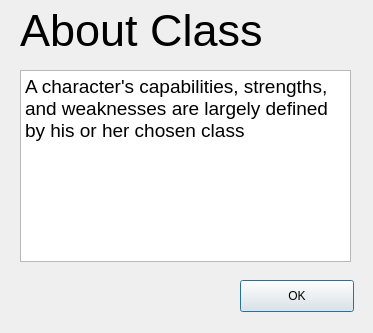
<?xml version="1.0" encoding="UTF-8"?>
<ui version="4.0">
 <class>ClassHelpDialog</class>
 <widget class="QDialog" name="ClassHelpDialog">
  <property name="geometry">
   <rect>
    <x>0</x>
    <y>0</y>
    <width>373</width>
    <height>333</height>
   </rect>
  </property>
  <property name="windowTitle">
   <string>Dialog</string>
  </property>
  <widget class="QPushButton" name="btnOk">
   <property name="geometry">
    <rect>
     <x>240</x>
     <y>280</y>
     <width>114</width>
     <height>32</height>
    </rect>
   </property>
   <property name="text">
    <string>OK</string>
   </property>
  </widget>
  <widget class="QLabel" name="lblTitle">
   <property name="geometry">
    <rect>
     <x>20</x>
     <y>10</y>
     <width>261</width>
     <height>41</height>
    </rect>
   </property>
   <property name="font">
    <font>
     <family>Arial</family>
     <pointsize>34</pointsize>
    </font>
   </property>
   <property name="text">
    <string>About Class</string>
   </property>
  </widget>
  <widget class="QTextBrowser" name="textInfo">
   <property name="geometry">
    <rect>
     <x>20</x>
     <y>70</y>
     <width>331</width>
     <height>192</height>
    </rect>
   </property>
   <property name="html">
    <string>&lt;!DOCTYPE HTML PUBLIC &quot;-//W3C//DTD HTML 4.0//EN&quot; &quot;http://www.w3.org/TR/REC-html40/strict.dtd&quot;&gt;
&lt;html&gt;&lt;head&gt;&lt;meta name=&quot;qrichtext&quot; content=&quot;1&quot; /&gt;&lt;style type=&quot;text/css&quot;&gt;
p, li { white-space: pre-wrap; }
&lt;/style&gt;&lt;/head&gt;&lt;body style=&quot; font-family:'Ubuntu'; font-size:9pt; font-weight:400; font-style:normal;&quot;&gt;
&lt;p style=&quot; margin-top:0px; margin-bottom:0px; margin-left:0px; margin-right:0px; -qt-block-indent:0; text-indent:0px;&quot;&gt;&lt;span style=&quot; font-size:14pt;&quot;&gt;A character's capabilities, strengths, and weaknesses are largely defined by his or her chosen class&lt;/span&gt;&lt;/p&gt;&lt;/body&gt;&lt;/html&gt;</string>
   </property>
  </widget>
 </widget>
 <resources/>
 <connections/>
</ui>
